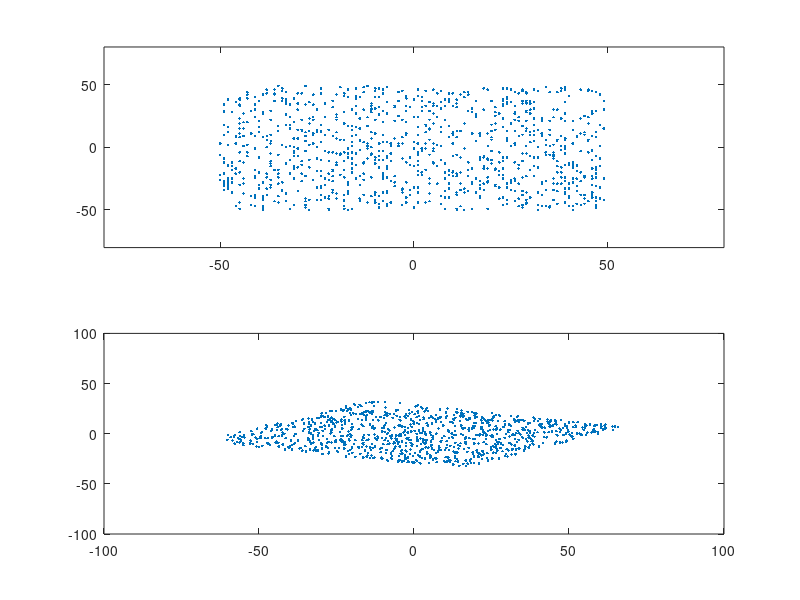

The MATLAB script that drew this image: (Note: this script raises an error after producing the figure.)
%% ICA Implementation

%% Generate random data for testing
POINTS = 1000; % number of points to plot

% define the two random variables
% -------------------------------
for i=1:POINTS
	A(i) = round(rand*99)-50;              % A
	B(i) = round(rand*99)-50;              % B
end;
figure; subplot(2, 1, 1); plot(A,B, '.');                        % plot the variables
set(gca, 'xlim', [-80 80], 'ylim', [-80 80]);  % redefines limits of the graph

% mix linearly these two variables
% --------------------------------
M1 = 0.54*A - 0.84*B;                          % mixing 1
M2 = 0.42*A + 0.27*B;                          % mixing 2
subplot(2, 1, 2); plot(M1,M2, '.');                      % plot the mixing
set(gca, 'ylim', get(gca, 'xlim'));            % redefines limits of the graph

x = [M1; M2];

%% Centering Data by Subtracting Mean
mx  = mean (x');
t = mx'*ones(1, POINTS);
w_x = x-t; 

%% Whitening Data Using EVD(Eigenvalue Decomposition)

% Get the covariance matrix
x_cov = cov(w_x');

% Get the eigenvalue and eigenvector 
[E, D] = eig(x_cov);

% EVD
x_tilde = E * D^-0.5 * E' * w_x;
%figure; plot(x_tilde(1,:), x_tilde(2,:), '.');

%% Preprocess EEG Data

% center data
R = RawSignal(:, 1:100);
R = R';
[Components, Col] = size(R);
mx = mean(R');
q = mx'*ones(1, Col);
c_x = R - q;

% whiten data
c_cov = cov(c_x');
[E, D] = eig(c_cov);
R_p = E * D^-0.5 * E' * c_x;
Z = cov(R_p');

figure;
subplot(3, 1, 1);
plot(R');
subplot(3, 1, 2);
plot(R_p');

%% FastICA Algorithm
N = Components; %number of desired components
C = N;
M = Col;
X = R_p;
one_vec = ones(M, 1);
W = zeros(C, N);
for p = 1:C
    W_p = rand(1, N);
   while abs(W_p - W_p) > 0.000001
       W_p = 1/M*X*tanh(W_p'*X)'-1/M*diff(tanh(W_p'*X))*one_vec*W_p;
       for j = 1:p-1
           if p ~= 1
            W_p = W_p - W(j, :)*W_p'*W(j, :);
           end
       end
       W_p = W_p /norm(W_p, 2);
   end
   W(p, :) = W_p;
end
S =W'*X;

subplot(3,1,3);
plot(S');

%% Filter ICA Data Using Kalman Filter
[R, C] = size(S);
RS2 = zeros(R, C);

 for i=1:C
     S = 5;
     P = 1;
    for j=1:R
          RS2(j, i) = S;
          [S, P] = KalmanFilter(S, P, RawSignal(j, i)); 
    end
 end

figure;
plot(RS2);